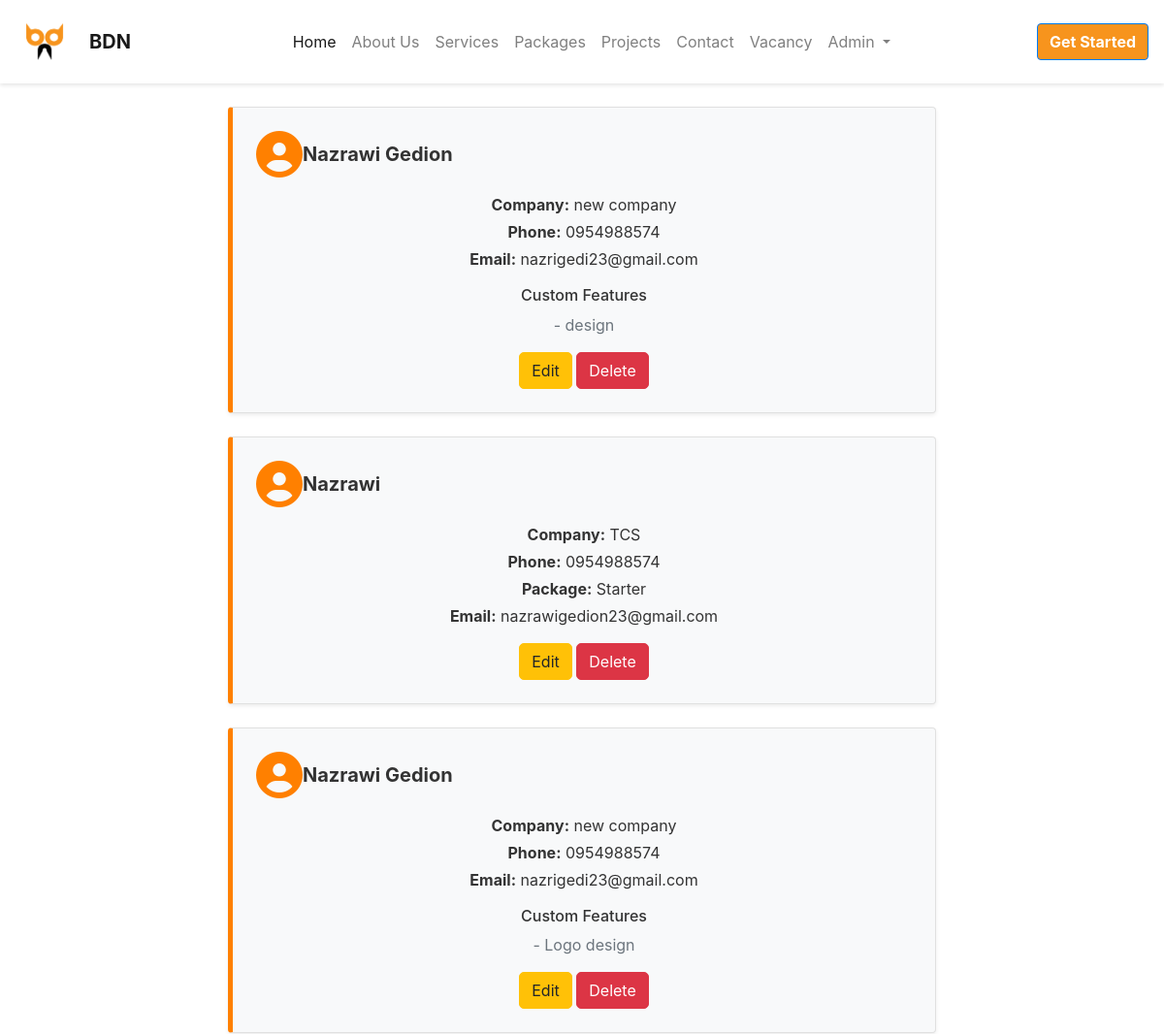
/package/orders/ (signed in, upper part), run on an earlier commit of the app's database.
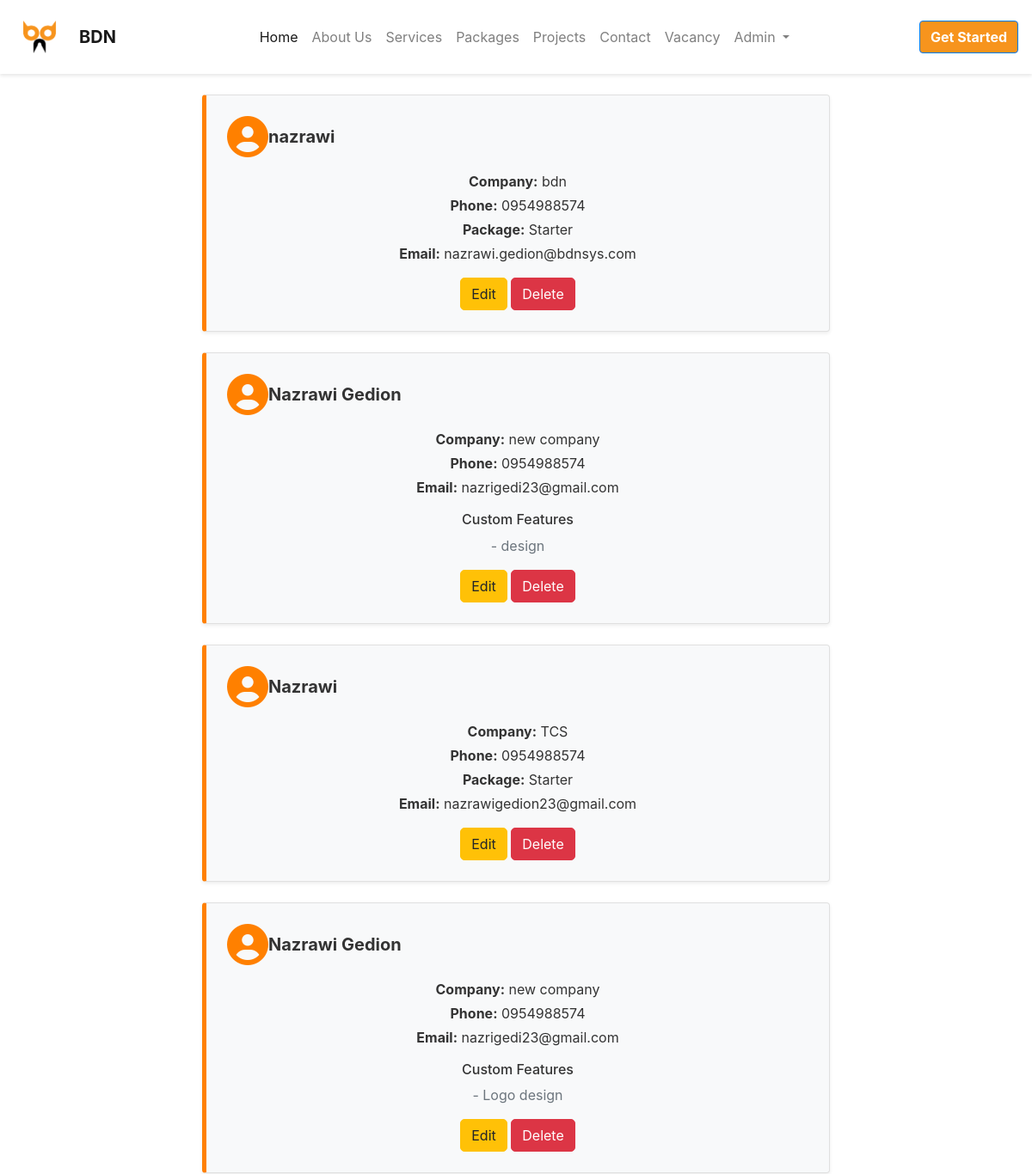
And on a later commit of the database.
### package/models.py (models this page shows, shortened)
class Order(models.Model):
    name = models.CharField(max_length=200)
    company = models.CharField(max_length=200, blank=True)
    phone = models.CharField(max_length=20)
    email = models.CharField(max_length=200)
    package = models.ForeignKey(Package, on_delete=models.CASCADE,blank=True,null=True )
    added_date = models.DateTimeField(auto_now_add=True)
    custom = models.ForeignKey(Custom,on_delete=models.CASCADE,null=True,blank=True)
    class Meta:
        ordering = ['-added_date']

class Feature(models.Model):
    name = models.CharField(max_length=200)
    description = models.TextField(max_length=1000)
    price = models.FloatField(default=0)
    category=models.ForeignKey(Category, on_delete=models.SET_NULL, null=True, blank=True)

class Package(models.Model):
    name = models.CharField(max_length=200)
    features = models.ManyToManyField(Feature, blank=True)
    image = models.ImageField(upload_to='images/' ,blank=True, null=True)
    description = models.TextField(max_length=1000)
    most_pop=models.BooleanField(default=False)
    added_date = models.DateTimeField(auto_now_add=True)

### package/views.py (the view)
# urls.py: path('orders/', views.OrderListView.as_view(),name='order_list'),
class OrderListView(LoginRequiredMixin,ListView):
    model = Order
    def get_queryset(self):
        return Order.objects.all()
    @method_decorator(user_passes_test(lambda u: u.is_superuser))
    def dispatch(self, *args, **kwargs):
        return super().dispatch(*args, **kwargs)

### package/templates/package/order_list.html (shortened to what this page needs)
{% extends  "base.html" %}
{% block content %}
<div class="container overflow-hidden text-center py-5"  style="padding-top:100px;">
    <h2 class="mb-4">Order List</h2>
    <div class="row justify-content-center">
        <div class="col-lg-8 col-md-10">
            {% for order in order_list %}
            <div class="testimonial p-4 mb-4 shadow-sm rounded bg-light">
                <div class="testimonial-content text-start">
                    <div class="d-flex align-items-center mb-3">
                        <i class="fas fa-user-circle testimonial-icon fa-3x text-primary me-3"></i>
                        <h5 class="mb-0">{{ order.name }}</h5>
                    </div>
                    <blockquote class="blockquote">
                        <p class="mb-1"><strong>Company:</strong> {{ order.company }}</p>
                        <p class="mb-1"><strong>Phone:</strong> {{ order.phone }}</p>
                        {% if order.package %}
                        <p class="mb-1"><strong>Package:</strong> {{ order.package.name }}</p>
                        {% endif %}
                        {% if order.email %}
                        <p class="mb-1"><strong>Email:</strong> {{ order.email }}</p>
                        {% endif %}
                        {% if order.custom %}
                        <h6 class="mt-3">Custom Features</h6>
                        <ul class="list-unstyled mb-0">
                            {% for feature in order.custom.feature.all %}
                            <li class="text-muted">- {{ feature.name }}</li>
                            {% endfor %}
                        </ul>
                        {% endif %}
                    </blockquote>
                    {% if user.is_authenticated and user.is_superuser %}
                    <div class="mt-3">
                        <a class="btn btn-warning me-2" href="{% url 'package:order_edit' pk=order.pk %}">
                             Edit
                        </a>
                        <a class="btn btn-danger" href="{% url 'package:order_remove' pk=order.pk %}">
                             Delete
                        </a>
                    </div>
                    {% endif %}
                </div>
            </div>
            {% empty %}
            <p class="text-muted">No orders available.</p>
            {% endfor %}
        </div>
    </div>
</div>
{% endblock %}

What changed in the data, as far as the page shows it:
added Order: name "nazrawi", company "bdn", phone "0954988574", package.name "Starter", email "nazrawi.gedion@bdnsys.com"
